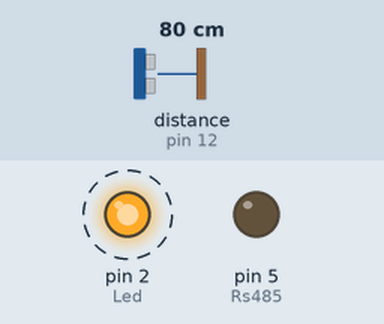
A sketch run on a simulated Arduino Uno, built with avr-gcc and run on an emulated ATmega328P. Parts: output pins drawn as LEDs (lit = HIGH). Wiring (inferred from the names in the program): ultrasonic range finder: trigger pin 11; echo pin 12. Dashed ring = blinking. The inputs (shaded band) are chosen by the test bench; at power-on: distance to the obstacle (sensor on pin 12) 80 cm. The echo pulse lasts 58.3 µs per cm; pins used as bus, display or sensor lines are not drawn; what the sketch prints to the serial monitor is not drawn.

Above: at 1.18 s.
1.4 s: distance to the obstacle (sensor on pin 12) set to 2 cm
At 1.4 s:
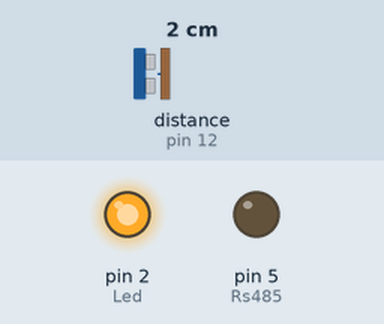
2.9 s: distance to the obstacle (sensor on pin 12) set to 60 cm
At 3.16 s:
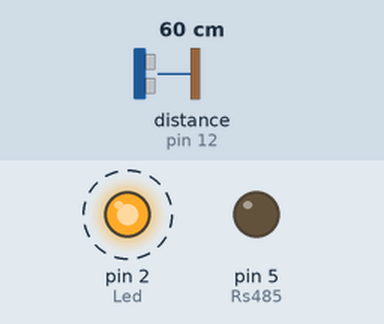
5.9 s: distance to the obstacle (sensor on pin 12) set to 4 cm
7.4 s: distance to the obstacle (sensor on pin 12) set to 250 cm
At 8.6 s:
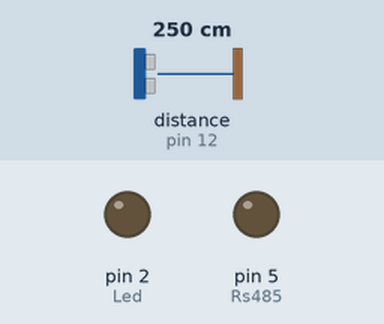
Timing chart, 0 to 10.1 s (numbered marks = the images above; inputs shaded):
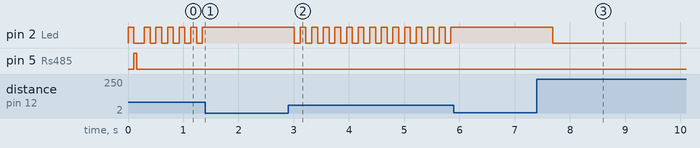

The sketch:

Ultrasonido.ino
```cpp
#include <Arduino_FreeRTOS.h>

// define taask
void TaskBlink( void *pvParameters );
void TaskSensor( void *pvParameters );
void TaskSerie( void *pvParameters );

const int Trig = 11;
const int Echo = 12;
const int Led = 2;
const int Rs485 = 5;
String Id="1";
int MuestraTiempo = 100;
static boolean control=false;
static boolean ocupado=false;
long duracion;
static long distancia;
String inputString = "";         // a string to hold incoming data
boolean stringComplete = false;

void setup() {

  Serial.begin(9600);

  pinMode(Trig,OUTPUT);
  pinMode(Echo,INPUT);
  pinMode(Led, OUTPUT);
  pinMode(Rs485, OUTPUT);
  digitalWrite(Led, HIGH);
  delay(100);
  digitalWrite(Led,LOW );
  digitalWrite(Rs485, LOW);
  inputString.reserve(50);

  xTaskCreate(TaskSerie,(const portCHAR *)"Serie"
    ,  128  // Stack size
    ,  NULL
    ,  1  // priority
    ,  NULL );

  xTaskCreate(TaskBlink,(const portCHAR *)"Blink"
    ,  128  // Stack size
    ,  NULL
    ,  1  // priority
    ,  NULL );

  xTaskCreate(TaskSensor,(const portCHAR *)"Sensor"
    ,  128  // Stack size
    ,  NULL
    ,  1 // priority
    ,  NULL );

  EnviarOK();
}

void loop() {
}


void TaskSerie(void *pvParameters){
 while(true){
  if(Serial.available()>0) {
    char inChar = (char)Serial.read();
    if ((inChar != '\r')) {
       inputString += inChar;
    }
    if (inChar == '\r') {
      if(Id.equals(inputString)){

       if(digitalRead(Led)){
        EnviarOcupado();
        }else{
          EnviarLibre();}
      }
      stringComplete = true;

    }
  }

  if (stringComplete){

       inputString = "";
       stringComplete = false;
   }


  }
}

void TaskSensor(void *pvParameters){
 while(true){
    digitalWrite(Trig,LOW);
    delayMicroseconds(4);
    digitalWrite(Trig,HIGH);
    delayMicroseconds(10);
    digitalWrite(Trig,LOW);

    duracion= pulseIn(Echo,HIGH);
    //duracion = duracion/2;
    distancia=duracion/58;
   // Serial.println(distancia);
    vTaskDelay( (MuestraTiempo) / portTICK_PERIOD_MS ); // wait for one second

    if(distancia<200){
      control=true;
      }else{
        control=false;
        }
  }
}

void TaskBlink(void *pvParameters){
  while(true){
      while(control){
        if(distancia<50){
            digitalWrite(Led,true);

        }else{
            if(distancia<100){
                digitalWrite(Led, !digitalRead(Led));
                vTaskDelay( (100) / portTICK_PERIOD_MS ); // wait for one second
            }else{
                if(distancia<200){
                    digitalWrite(Led, !digitalRead(Led));
                    vTaskDelay( (300) / portTICK_PERIOD_MS ); // wait for one second
                }
            }
        }
      }
      digitalWrite(Led, LOW);

 }
}

void EnviarOK(){

   digitalWrite(Rs485,HIGH);
   delay(5);
   Serial.println(Id+";READY");
   delay(30);
   digitalWrite(Rs485,LOW);


  }


void EnviarOcupado(){

   digitalWrite(Rs485,HIGH);
   delay(5);
   Serial.println("BUSY");
   delay(30);
   digitalWrite(Rs485,LOW);


  }

void EnviarLibre(){

   digitalWrite(Rs485,HIGH);
   delay(5);
   Serial.println("FREE");
   delay(30);
   digitalWrite(Rs485,LOW);


  }
```

Measured:
- after the input at 1.4 s, pin 2 (Led): stops changing and stays HIGH
- after the input at 2.9 s, pin 2 (Led): alternates HIGH for 0.10 s and LOW for 0.10 s, starting after 0.11 s
- after the input at 5.9 s, pin 2 (Led): stops changing and stays HIGH
- after the input at 7.4 s, pin 2 (Led): HIGH → LOW after 0.29 s
- by itself, pin 2 (Led): repeats every 0.21 s: HIGH 0.10 s, LOW 0.10 s
